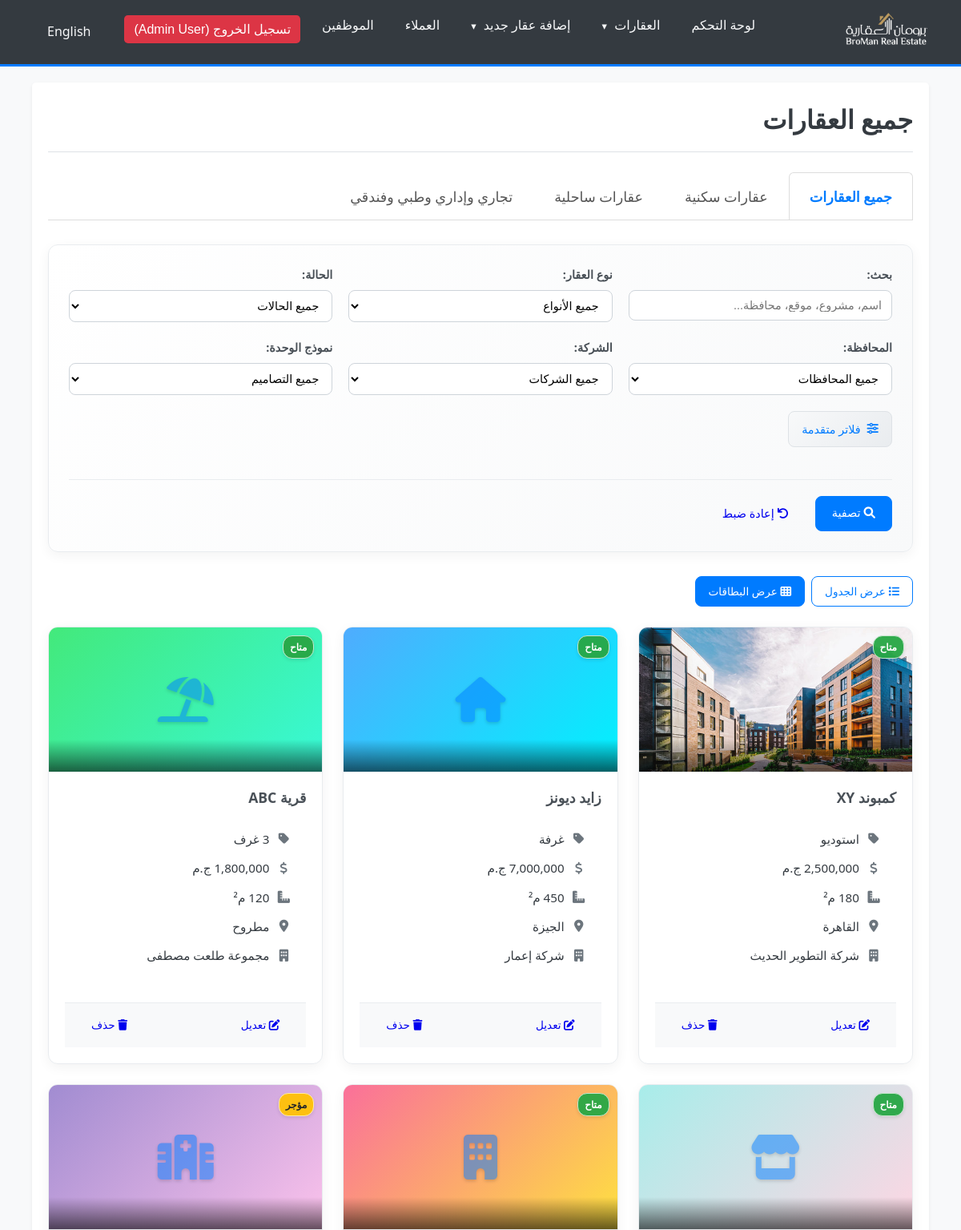
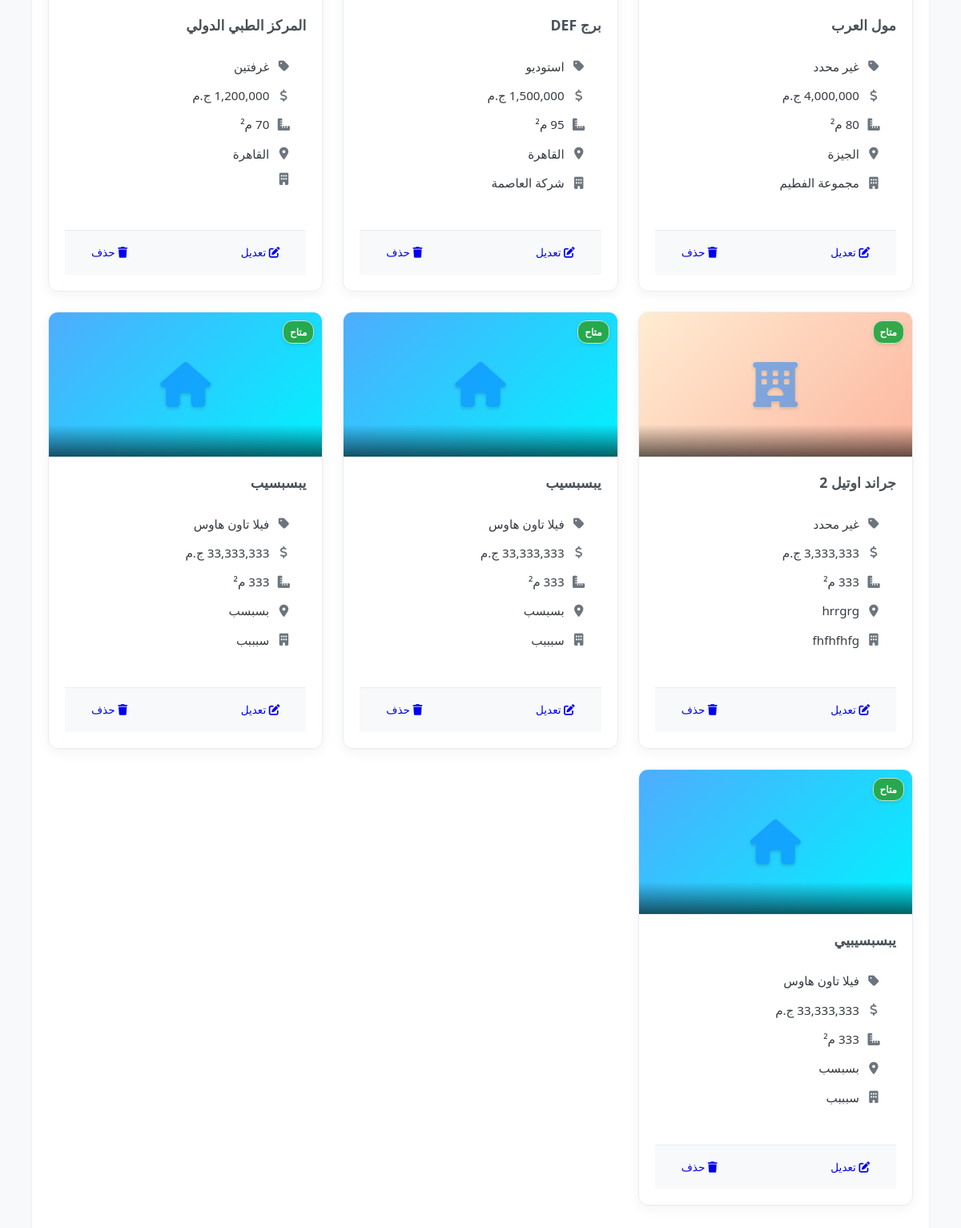
The app's page /index_properties.php?view=card (signed in) with its own data (2 pictures, top to bottom).
### tables this page shows
CREATE TABLE `properties` (
  `PropertyID` int(11) NOT NULL,
  `PropertyTypeID` int(11) NOT NULL COMMENT 'FK to PropertyTypes',
  `Title` varchar(255) NOT NULL,
  `Description` text DEFAULT NULL,
  `Location` varchar(255) DEFAULT NULL,
  `Price` decimal(15,2) DEFAULT NULL,
  `Area` decimal(10,2) DEFAULT NULL,
  `Bedrooms` int(11) DEFAULT NULL,
  `Bathrooms` int(11) DEFAULT NULL,
  `Status` enum('available','sold','rented','unavailable') DEFAULT 'available',
  `DateAdded` timestamp NULL DEFAULT current_timestamp(),
  `EmployeeID` int(11) DEFAULT NULL COMMENT 'FK to Employees who added it',
  `ClientID` int(11) DEFAULT NULL,
  `unit_design_id` int(11) DEFAULT NULL COMMENT 'FK to PropertyUnitDesigns',
  `finishing_type_id` int(11) DEFAULT NULL COMMENT 'FK to PropertyFinishingTypes',
  `compound_area` decimal(12,2) DEFAULT NULL,
  `down_payment_percentage` decimal(5,2) DEFAULT NULL,
  `payment_years` int(11) DEFAULT NULL,
  `delivery_date` date DEFAULT NULL,
  `ProjectName` varchar(255) DEFAULT NULL,
  `min_price` decimal(15,2) DEFAULT NULL,
  `max_price` decimal(15,2) DEFAULT NULL,
  `min_area` decimal(10,2) DEFAULT NULL,
  `max_area` decimal(10,2) DEFAULT NULL,
  `avg_area` decimal(10,2) DEFAULT NULL,
  `district` varchar(100) DEFAULT NULL,
  `governorate` varchar(100) DEFAULT NULL,
  `company_name` varchar(150) DEFAULT NULL,
  `FloorsCount` int(11) DEFAULT NULL,
  `sales_manager_name` varchar(255) DEFAULT NULL,
  `sales_manager_phone` varchar(50) DEFAULT NULL,
  `salesperson_name` varchar(255) DEFAULT NULL,
  `salesperson_phone` varchar(50) DEFAULT NULL
);

CREATE TABLE `property_images` (
  `image_id` int(11) NOT NULL,
  `property_id` int(11) NOT NULL,
  `file_path` varchar(255) NOT NULL,
  `upload_date` timestamp NOT NULL DEFAULT current_timestamp(),
  `is_primary` tinyint(1) DEFAULT 0
);

CREATE TABLE `propertyunitdesigns` (
  `DesignID` int(11) NOT NULL,
  `DesignName` varchar(100) NOT NULL
);

### lang/translate.php (called while the page is built, shortened)
<?php
$lang_file = __DIR__ . '/' . $_SESSION['lang'] . '.php';
if (file_exists($lang_file)) {
    $translations = include($lang_file);
} else {
    $translations = include(__DIR__ . '/ar.php');
}
function t($key)
{
    global $translations;
    return isset($translations[$key]) ? $translations[$key] : $key;
}
function get_direction()
{
    return ($_SESSION['lang'] == 'ar') ? 'rtl' : 'ltr';
}
function get_lang_code()
{
    return $_SESSION['lang'];
}

### index_properties.php (the view, shortened to what this page needs)
<?php
require_once __DIR__ . '/lang/translate.php';
require_once __DIR__ . '/db.php';
require_once __DIR__ . '/property_image_helper.php';
$search_term = $governorate_filter = $company_filter = $status_filter = $property_type_filter = "";
$view_mode = isset($_GET['view']) && $_GET['view'] === 'card' ? 'card' : 'table';
$sort_column = isset($_GET['sort']) ? trim($_GET['sort']) : 'DateAdded';
$sort_direction = isset($_GET['direction']) && $_GET['direction'] === 'desc' ? 'desc' : 'asc';
$allowed_sort_columns = [
    'PropertyID' => 'p.PropertyID',
    'DateAdded' => 'p.DateAdded',
    'Price' => 'COALESCE(p.Price, p.min_price)',
    'Area' => 'COALESCE(p.Area, p.avg_area)',
    'ProjectName' => 'p.ProjectName',
    'Title' => 'p.Title',
    'governorate' => 'p.governorate',
    'Status' => 'p.Status'
];
if ($_SERVER["REQUEST_METHOD"] == "GET") {
    $search_term = isset($_GET['search']) ? trim($_GET['search']) : '';
}
$sql_select = "SELECT p.*, pt.TypeName AS PropertyTypeName, e.FullName AS EmployeeName,
               pud.DesignName AS UnitDesignName, pft.FinishingName AS FinishingTypeName
               FROM Properties p
               LEFT JOIN PropertyTypes pt ON p.PropertyTypeID = pt.PropertyTypeID
               LEFT JOIN Employees e ON p.EmployeeID = e.EmployeeID
               LEFT JOIN PropertyUnitDesigns pud ON p.unit_design_id = pud.DesignID
               LEFT JOIN PropertyFinishingTypes pft ON p.finishing_type_id = pft.FinishingID";
$params = [];
$sql = $sql_select;
$sql .= " ORDER BY " . $allowed_sort_columns[$sort_column] . " " . strtoupper($sort_direction);
$properties = [];
if ($stmt = $conn->prepare($sql)) {
    if ($stmt->execute()) {
        $result = $stmt->get_result();
        while ($row = $result->fetch_assoc()) {
            $properties[] = $row;
        }
    } else {
        error_log("Error executing property query: " . $stmt->error . " | SQL: " . $sql . " | Params: " . print_r($params, true));
        $_SESSION['error_message'] = t('database_error');
    }
} else {
    error_log("Error preparing property query: " . $conn->error . " | SQL: " . $sql);
    $_SESSION['error_message'] = t('db_error_prepare');
}
function formatDisplayPrice($row)
{
    if (!empty($row['Price']) && is_numeric($row['Price'])) {
        return number_format(floatval($row['Price']), 0, '.', ',') . ' ' . t('currency');
    } elseif (!empty($row['min_price']) && is_numeric($row['min_price']) && !empty($row['max_price']) && is_numeric($row['max_price'])) {
        return number_format(floatval($row['min_price']), 0, '.', ',') . ' - ' . number_format(floatval($row['max_price']), 0, '.', ',') . ' ' . t('currency');
    } elseif (!empty($row['min_price']) && is_numeric($row['min_price'])) {
        return t('starts_from') . ' ' . number_format(floatval($row['min_price']), 0, '.', ',') . ' ' . t('currency');
    } elseif (!empty($row['max_price']) && is_numeric($row['max_price'])) {
        return t('up_to') . ' ' . number_format(floatval($row['max_price']), 0, '.', ',') . ' ' . t('currency');
    }
    return t('price_not_specified');
}
function formatDisplayArea($row)
{
    if (!empty($row['Area']) && is_numeric($row['Area'])) {
        return number_format(floatval($row['Area']), 0, '.', ',') . ' ' . t('sqm');
    } elseif (!empty($row['min_area']) && is_numeric($row['min_area']) && !empty($row['max_area']) && is_numeric($row['max_area'])) {
        return number_format(floatval($row['min_area']), 0, '.', ',') . ' - ' . number_format(floatval($row['max_area']), 0, '.', ',') . ' ' . t('sqm');
    } elseif (!empty($row['min_area']) && is_numeric($row['min_area'])) {
        return t("starts_from") . " " . number_format(floatval($row["min_area"]), 0, ".", ",") . " " . t("sqm");
    } elseif (!empty($row['max_area']) && is_numeric($row['max_area'])) {
        return t("up_to") . " " . number_format(floatval($row["max_area"]), 0, ".", ",") . " " . t("sqm");
    }
    return t('area_not_specified');
}
?>
<!DOCTYPE html>
<html lang="<?php echo get_lang_code(); ?>" dir="<?php echo get_direction(); ?>">
<head>
    <link rel="stylesheet" href="modern_styles.css">
    <?php if (get_direction() === 'rtl'): ?>
        <link rel="stylesheet" href="rtl_styles.css">
    <?php endif; ?>
    <link rel="stylesheet" href="enhanced_property_table_styles.css">
    <link rel="stylesheet" href="clickable_rows.css">
    <link rel="stylesheet" href="property_card_styles.css">
    <link rel="stylesheet" href="https://cdnjs.cloudflare.com/ajax/libs/font-awesome/6.0.0-beta3/css/all.min.css">
</head>
<body>
<?php require_once __DIR__ . '/navbar.php'; ?>
<div class="container">
    <?php require_once __DIR__ . '/property_header_tabs.php'; ?>
    <div class="filter-section">
        <form method="GET" action="<?php echo htmlspecialchars($_SERVER["PHP_SELF"]); ?>">
            <div class="filter-row">
                <div class="filter-item">
                    <label for="search"><?php echo t('search'); ?>:</label>
                    <input type="text" id="search" name="search" class="form-control" placeholder="<?php echo t('search_properties_placeholder'); ?>" value="<?php echo htmlspecialchars($search_term); ?>">
                </div>
                <div class="filter-item">
                    <label for="property_type"><?php echo t('property_type'); ?>:</label>
                    <select id="property_type" name="property_type" class="form-control">
                        <option value=""><?php echo t('all_types'); ?></option>
                    </select>
                </div>
                <div class="filter-item">
                    <label for="status"><?php echo t('status'); ?>:</label>
                    <select id="status" name="status" class="form-control">
                        <option value=""><?php echo t('all_statuses'); ?></option>
                    </select>
                </div>
            </div>
            <div class="filter-row">
                <div class="filter-item">
                    <label for="governorate"><?php echo t('governorate'); ?>:</label>
                    <select id="governorate" name="governorate" class="form-control">
                        <option value=""><?php echo t('all_governorates'); ?></option>
                    </select>
                </div>
                <div class="filter-item">
                    <label for="company"><?php echo t('company'); ?>:</label>
                    <select id="company" name="company" class="form-control">
                        <option value=""><?php echo t('all_companies'); ?></option>
                    </select>
                </div>
                <div class="filter-item">
                    <label for="unit_design"><?php echo t('unit_design'); ?>:</label>
                    <select id="unit_design" name="unit_design" class="form-control">
                        <option value=""><?php echo t('all_designs'); ?></option>
                    </select>
                </div>
            </div>
            <div class="advanced-filters-toggle" onclick="toggleAdvancedFilters()">
                <i class="fas fa-sliders-h"></i> <?php echo t('advanced_filters'); ?>
            </div>
            <div class="filter-buttons">
                <button type="submit" class="btn btn-primary">
                    <i class="fas fa-search"></i> <?php echo t('filter'); ?>
                </button>
                <a href="<?php echo htmlspecialchars($_SERVER["PHP_SELF"]); ?>?view=<?php echo $view_mode; ?>" class="btn btn-secondary">
                    <i class="fas fa-undo"></i> <?php echo t('reset'); ?>
                </a>
            </div>
        </form>
    </div>
    <div class="view-toggle">
        <a href="<?php echo htmlspecialchars($_SERVER["PHP_SELF"]); ?>?view=table<?php echo !empty($_SERVER['QUERY_STRING']) && strpos($_SERVER['QUERY_STRING'], 'view=') === false ? '&' . $_SERVER['QUERY_STRING'] : ''; ?>" class="btn <?php echo $view_mode === 'table' ? 'btn-primary' : 'btn-outline-primary'; ?>">
            <i class="fas fa-list"></i> <?php echo t('table_view'); ?>
        </a>
        <a href="<?php echo htmlspecialchars($_SERVER["PHP_SELF"]); ?>?view=card<?php echo !empty($_SERVER['QUERY_STRING']) && strpos($_SERVER['QUERY_STRING'], 'view=') === false ? '&' . $_SERVER['QUERY_STRING'] : ''; ?>" class="btn <?php echo $view_mode === 'card' ? 'btn-primary' : 'btn-outline-primary'; ?>">
            <i class="fas fa-th"></i> <?php echo t('card_view'); ?>
        </a>
    </div>
    <?php if (empty($properties)): ?>
        <div class="no-properties">
            <i class="fas fa-search"></i>
            <h3><?php echo t('no_properties_found'); ?></h3>
            <p><?php echo t('no_properties_matching_filters'); ?></p>
        </div>
    <?php elseif ($view_mode === 'card'): ?>
        <div class="property-cards">
            <?php foreach ($properties as $property): ?>
                <div class="property-card" data-property-id="<?php echo $property['PropertyID']; ?>" data-property-type="<?php echo $property['PropertyTypeID']; ?>">
                    <div class="property-image">
                        <?php echo generatePropertyCardImageHTML($property, $conn); ?>
                        <div class="property-status-badge status-<?php echo $property['Status']; ?>">
                            <?php echo t('status_' . $property['Status']); ?>
                        </div>
                    </div>
                    <div class="property-content">
                        <div class="property-title">
                            <?php echo htmlspecialchars($property['ProjectName'] ?: $property['Title'] ?: t('undefined')); ?>
                        </div>
                        <div class="property-details">
                            <div class="property-info">
                                <i class="fas fa-tag"></i>
                                <span><?php echo htmlspecialchars($property['UnitDesignName'] ?? t('undefined')); ?></span>
                            </div>
                            <div class="property-info">
                                <i class="fas fa-dollar-sign"></i>
                                <span><?php echo formatDisplayPrice($property); ?></span>
                            </div>
                            <div class="property-info">
                                <i class="fas fa-ruler-combined"></i>
                                <span><?php echo formatDisplayArea($property); ?></span>
                            </div>
                            <div class="property-info">
                                <i class="fas fa-map-marker-alt"></i>
                                <span><?php echo htmlspecialchars($property['governorate'] ?: t('undefined')); ?></span>
                            </div>
                            <div class="property-info">
                                <i class="fas fa-building"></i>
                                <span><?php echo htmlspecialchars($property['company_name'] ?? t('undefined')); ?></span>
                            </div>
                        </div>
                        <div class="property-actions">
                            <?php if (isset($_SESSION['role']) && $_SESSION['role'] === 'admin'): ?>
                            <a href="edit_property.php?id=<?php echo $property['PropertyID']; ?>" class="btn btn-sm btn-warning">
                                <i class="fas fa-edit"></i> <?php echo t('edit'); ?>
                            </a>
                            <a href="delete_property.php?id=<?php echo $property['PropertyID']; ?>" class="btn btn-sm btn-danger" onclick="return confirm('<?php echo t('confirm_delete_property'); ?>');">
                                <i class="fas fa-trash"></i> <?php echo t('delete'); ?>
                            </a>
                            <?php endif; ?>
                        </div>
                    </div>
                </div>
            <?php endforeach; ?>
        </div>
    <?php endif; ?>
</div>
</body>
</html>

### property_image_helper.php (shortened to what this page needs)
<?php
function getPropertyCardImage($property_id, $conn) {
    $sql = "SELECT file_path FROM property_images WHERE property_id = ? AND is_primary = 1 LIMIT 1";
    if ($stmt = $conn->prepare($sql)) {
        $stmt->bind_param("i", $property_id);
        $stmt->execute();
        $result = $stmt->get_result();
        if ($result->num_rows === 1) {
            $row = $result->fetch_assoc();
            return $row['file_path'];
        }
    }
    $sql = "SELECT file_path FROM property_images WHERE property_id = ? ORDER BY upload_date ASC LIMIT 1";
    if ($stmt = $conn->prepare($sql)) {
        $stmt->bind_param("i", $property_id);
        $stmt->execute();
        $result = $stmt->get_result();
    }
    return null;
}
function getPropertyTypeIcon($property_type_id) {
    $type_icons = [
        1 => 'fas fa-home',
        2 => 'fas fa-umbrella-beach',
        3 => 'fas fa-building',
        4 => 'fas fa-store',
        5 => 'fas fa-hotel',
        6 => 'fas fa-hospital'
    ];
    return $type_icons[$property_type_id] ?? 'fas fa-landmark';
}
function generatePropertyCardImageHTML($property, $conn) {
    $image_path = getPropertyCardImage($property['PropertyID'], $conn);
    if ($image_path && file_exists($image_path)) {
        return '<img src="' . htmlspecialchars($image_path) . '" alt="Property Image" class="property-card-image">';
    } else {
        $icon_class = getPropertyTypeIcon($property['PropertyTypeID']);
        return '<div class="property-icon-fallback"><i class="' . $icon_class . '"></i></div>';
    }
}
?>

### records on screen
properties: PropertyID.file_path (picture), Status "متاح", ProjectName "كمبوند XY", unit_design.DesignName "استوديو", Price "2,500,000 ج.م", Area "180 م²", governorate "القاهرة", company_name "شركة التطوير الحديث"
properties: Status "متاح", ProjectName "زايد ديونز", unit_design.DesignName "غرفة", Price "7,000,000 ج.م", Area "450 م²", governorate "الجيزة", company_name "شركة إعمار"
properties: Status "متاح", ProjectName "قرية ABC", unit_design.DesignName "3 غرف", Price "1,800,000 ج.م", Area "120 م²", governorate "مطروح", company_name "مجموعة طلعت مصطفى"
properties: Status "متاح", ProjectName "مول العرب", UnitDesignName "غير محدد", Price "4,000,000 ج.م", Area "80 م²", governorate "الجيزة", company_name "مجموعة الفطيم"
properties: Status "متاح", ProjectName "برج DEF", unit_design.DesignName "استوديو", Price "1,500,000 ج.م", Area "95 م²", governorate "القاهرة", company_name "شركة العاصمة"
properties: Status "مؤجر", ProjectName "المركز الطبي الدولي", unit_design.DesignName "غرفتين", Price "1,200,000 ج.م", Area "70 م²", governorate "القاهرة"
properties: Status "متاح", ProjectName "جراند اوتيل 2", UnitDesignName "غير محدد", Price "3,333,333 ج.م", Area "333 م²", governorate "hrrgrg", company_name "fhfhfhfg"
properties: Status "متاح", ProjectName "يبسبسيب", unit_design.DesignName "فيلا تاون هاوس", Price "33,333,333 ج.م", Area "333 م²", governorate "بسبسب", company_name "سبببب"
properties: Status "متاح", ProjectName "يبسبسيب", unit_design.DesignName "فيلا تاون هاوس", Price "33,333,333 ج.م", Area "333 م²", governorate "بسبسب", company_name "سبببب"
properties: Status "متاح", ProjectName "يبسبسيبيي", unit_design.DesignName "فيلا تاون هاوس", Price "33,333,333 ج.م", Area "333 م²", governorate "بسبسب", company_name "سبببب"

### other values on screen
t('dashboard') "لوحة التحكم"
t('properties') "العقارات"
t('add_new_property') "إضافة عقار جديد"
t('clients') "العملاء"
t('employees') "الموظفين"
sprintf(t('logout_user'), $user_full_name) "تسجيل الخروج (Admin User)"
$switch_lang_text "English"
getPageTitle() "جميع العقارات"
t('all_properties') "جميع العقارات"
t('residential_properties') "عقارات سكنية"
t('coastal_properties') "عقارات ساحلية"
t('commercial_administrative_medical_hotel') "تجاري وإداري وطبي وفندقي"
t('search') "بحث"
t('property_type') "نوع العقار"
t('status') "الحالة"
